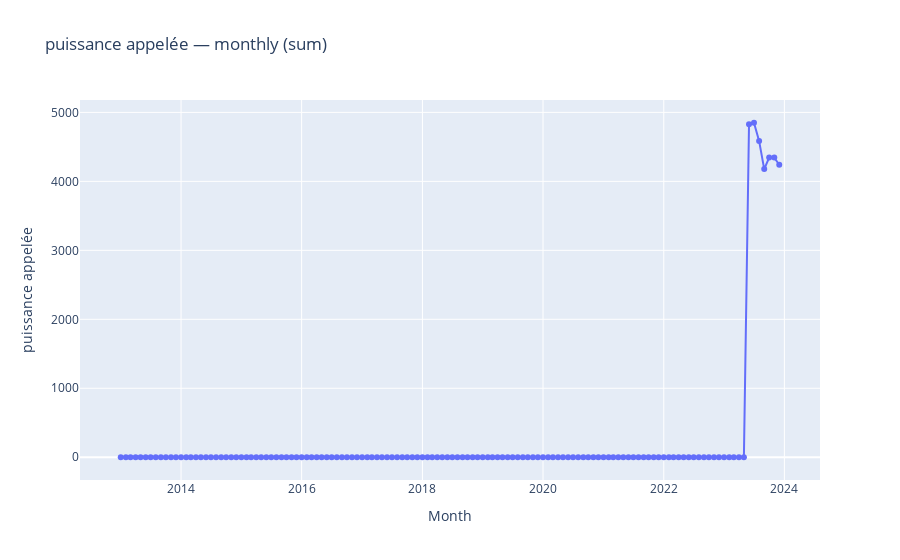

Notebook code cell kept with this figure:
### Code cell
plot_time_evolution(df_c, "annee", "mois", "puissance appelée", "monthly", "sum")

### Figure 1 — Plotly figure (JSON) as saved in the notebook; plotly's stock layout.template omitted (floating-point values rounded to 4 significant figures; data arrays with more than 128 entries replaced by an {"elided": "..."} marker saying what was removed)
{"data": [{"hovertemplate": "date=%{x}<br>puissance appelée=%{y}<extra></extra>", "legendgroup": "", "line": {"color": "#636efa", "dash": "solid"}, "marker": {"symbol": "circle"}, "mode": "lines+markers", "name": "", "orientation": "v", "showlegend": false, "type": "scatter", "x": {"elided": "132 str values"}, "xaxis": "x", "y": {"elided": "132 float values"}, "yaxis": "y"}], "layout": {"legend": {"tracegroupgap": 0}, "title": {"text": "puissance appelée — monthly (sum)"}, "xaxis": {"anchor": "y", "domain": [0, 1], "title": {"text": "Month"}}, "yaxis": {"anchor": "x", "domain": [0, 1], "title": {"text": "puissance appelée"}}}}
